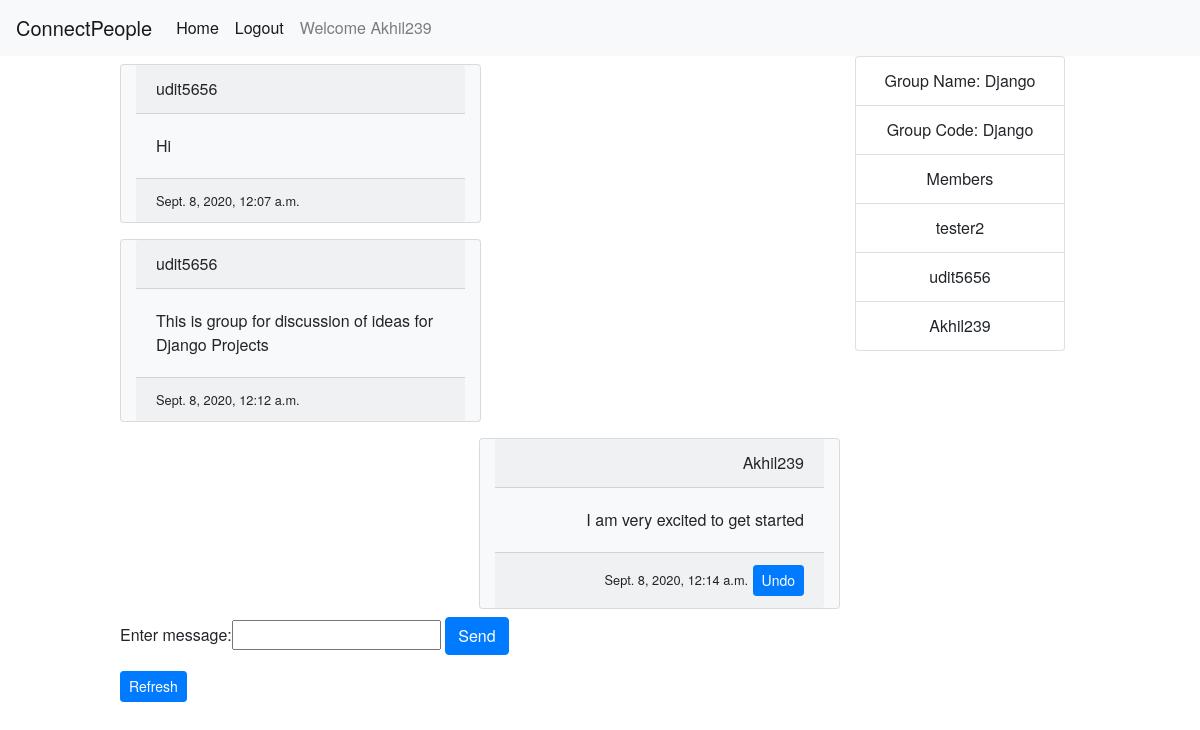
Page /groupchat/Django/12/messages/ (signed in) on the earlier database version.
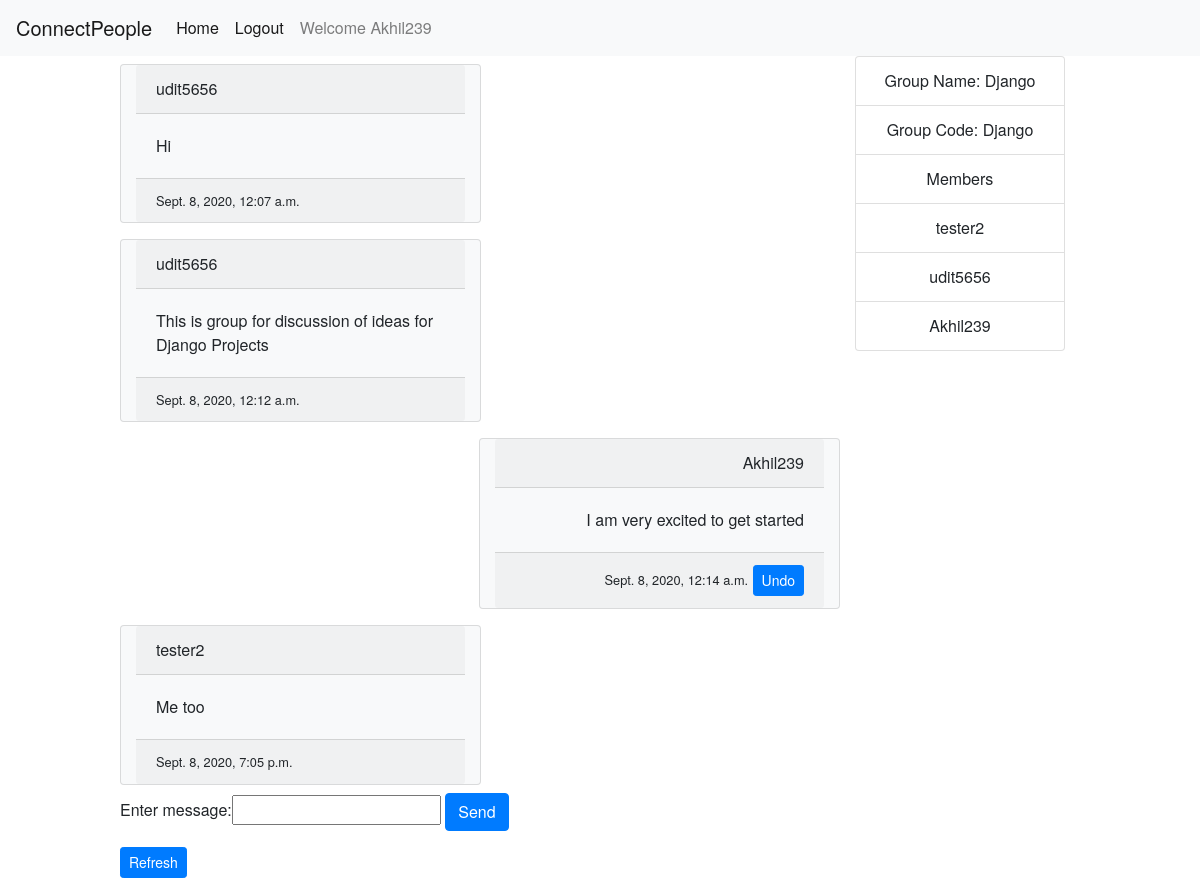
Same page on the later database version.
### groupchatapp/models.py (models this page shows, shortened)
class GroupMessage(models.Model):
    message_text = models.CharField(max_length=500)
    send_time = models.DateTimeField(default=datetime.now)
    sender = models.ForeignKey(User, related_name='sender', on_delete=models.CASCADE)
    group = models.ForeignKey(Group, related_name='related_group', on_delete=models.CASCADE)
    read = models.BooleanField(default=False)

class Group(models.Model):
    group_name = models.CharField(max_length=20, unique=True)
    members = models.ManyToManyField(User, related_name='group_members')
    group_code = models.CharField(max_length=100)
    max_group_size = models.IntegerField(default=5)
    admin = models.CharField(default='uditg', max_length=50)

### groupchatapp/decorators.py (the view)
    def wrap(request, *args, **kwargs):
        if request.user.id == kwargs['sender_id']:
            return function(request, *args, **kwargs)
        else:
            raise PermissionDenied

### groupchatapp/forms.py
class MessageForm(forms.Form):
    message_text = forms.CharField(label="Enter message", max_length=500)

### groupchatapp/views.py (called while the page is built)
@login_required
@user_is_group_member
@user_can_send_group_message
def group_chat_messages(request, group_name, sender_id):
    group = Group.objects.get(group_name=group_name)
    sender = User.objects.get(pk=sender_id)
    if request.method == 'POST':
        form = MessageForm(request.POST)
        if form.is_valid():
            message_txt = form.cleaned_data['message_text']
            message = GroupMessage.create(message_text=message_txt, sender=sender, group=group)
            message.save()
    form = MessageForm()
    group_messages = GroupMessage.objects.all().filter(group=group).order_by('send_time')
    context = {'group_name': group_name, 'sender_id': sender_id, 'messages': group_messages, 'form': form,
               'members': group.members.all(), 'admin': group.admin, 'group_code': group.group_code}
    return render(request, 'groupchatapp/group_chat.html', context)

### groupchatapp/templates/groupchatapp/group_chat.html (shortened to what this page needs)
{%extends 'groupchatapp/base.html'%}
{%block content%}
<div class="container">
    <div class="row">
        <div class="col-sm">
            {%for message in messages%}
                <div class="row">
                    {%if message.sender.id == sender_id%}
                        <div class="col"></div>
                        <div class="col text-right card bg-light text-black my-2">
                            <div class="card-header">{{message.sender.username}}</div>
                            <div class="card-body">
                                <p class="card-text">
                                    {{message.message_text}}
                                </p>
                            </div>
                            <div class="card-footer">
                                <small class="text-black">{{message.send_time}}</small>
                                <a class="btn btn-primary btn-sm"
                                   href="{% url 'groupchatapp:delete_group_message' message.group.group_name message.pk%}">
                                    Undo
                                </a>
                            </div>
                        </div>
                    {%else%}
                        <div class="col text-left card bg-light text-black my-2">
                            <div class="card-header">{{message.sender.username}}</div>
                            <div class="card-body">
                                <p class="card-text">
                                    {{message.message_text}}
                                </p>
                            </div>
                            <div class="card-footer">
                                <small class="text-black">{{message.send_time}}</small>
                            </div>
                        </div>
                        <div class="col"></div>
                    {%endif%}
                </div>
            {% endfor %}
        </div>
        <div class="col-sm-3">
            <div class="list-group">
                <div class="text-center list-group-item">Group Name: {{group_name}}</div>
                <div class="text-center list-group-item">Group Code: {{group_code}}</div>
                <div class="text-center list-group-item">Members</div>
                {%for member in members%}
                    <div class="member-names text-center list-group-item">
                        {{member.username}}
                    </div>
                {%endfor%}
            </div>
        </div>
    </div>
</div>
<form action="{% url 'groupchatapp:group_chat_messages' group_name sender_id %}" method="post">
    {{form}}
    <input type="submit" value="Send" class="btn btn-primary btn-md">
</form>
<form class="" action="{%url 'groupchatapp:group_chat_messages' group_name sender_id %}">
    <input type="submit" value="Refresh" class="btn btn-primary btn-sm">
</form>
{%endblock content%}

### groupchatapp/templates/groupchatapp/base.html (shortened to what this page needs)
{%load static%}
{% load crispy_forms_tags %}
<link rel="stylesheet" type="text/css" href="{%static 'chatapp/css/bootstrap.css'%}">
<link rel="stylesheet" type="text/css" href="{%static 'chatapp/css/bootstrap.min.css'%}">
<link rel="stylesheet" type="text/css" href="{%static 'chatapp/css/stylesheet.css'%}">
<!DOCTYPE html>
<html lang="en">
    <head>
    </head>
    <body>
    <nav class="navbar navbar-expand navbar-light bg-light">
      <a class="navbar-brand" href="#">ConnectPeople</a>
        <div class="navbar-nav">
            <a class="nav-item nav-link active" href="{%url 'chatapp:home'%}">Home</a>
            {% if user.is_authenticated%}
                <a class="nav-item nav-link active" href="{%url 'accounts:logout'%}">Logout</a>
            {%else%}
                <a class="nav-item nav-link active" href="{% url 'accounts:login'%}">Login</a>
            {%endif%}
            <a class="nav-item nav-link" href="">Welcome {{user.username}}</a>
        </div>
    </nav>
    <div id="content" class=" d-flex-row justify-content-center">
        {%block content%}
        {%endblock content%}
    </div>
    </body>
</html>

### chatapp/static/chatapp/css/stylesheet.css (style rules this page uses)
body { font-family: "HelveticaNeue-Light", "Helvetica Neue Light", "Helvetica Neue", Helvetica, Arial, "Lucida Grande", sans-serif; font-weight: 300; }
#content { width:80%; height:100%; margin: auto auto; }

Differences in the rows shown:
added GroupMessage: sender.username "tester2", message_text "Me too", send_time "Sept. 8, 2020, 7:05 p.m."
